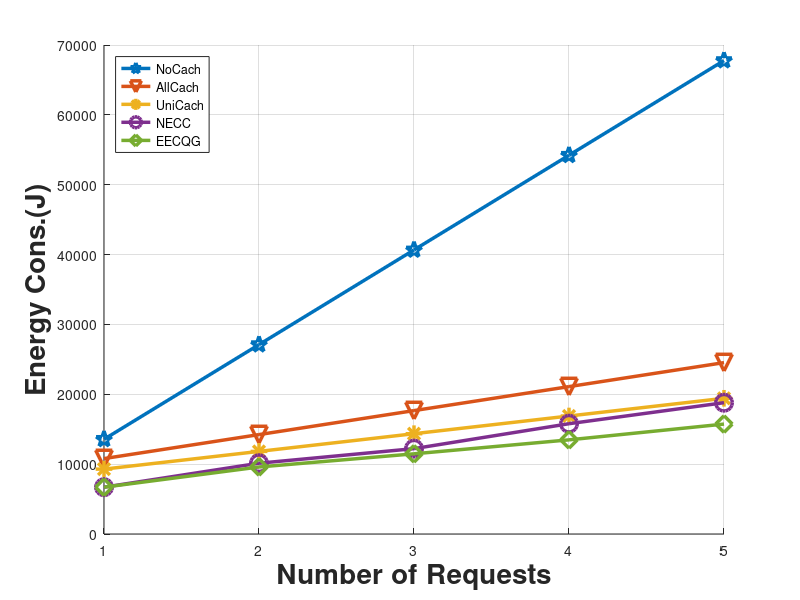

Write the MATLAB code that produced this figure. (Note: this script raises an error after producing the figure.)
close all;
clear;
clc;

No_Caching=[13554.91679,27109.83357,40664.75036,54219.66714,67774.58393;
 0.5,0.5,0.5,0.5,0.5;
 15,15,15,15,15];

All_Caching=[10796.48096,14230.39321,17664.30547,21098.21772,24532.12997;
 0.9,0.9,0.9,0.9,0.9;
 3.8,3.8,3.8,3.8,3.8];

Uni_Caching=[9288.478768,11822.66944,14356.86011,16891.05078,19425.24145;
0.9,0.9,0.864,0.782,0.745;
4.2,4.2,4.2,4.2,4.2];

NECC=[6700.357814,10133.07097,12219.53307,15788.24723,18795.2381;
0.9,0.9,0.9,0.88,0.865;
4.9,4.9,4.9,4.9,4.9];

EECQG=[6700.357814,9592.6858,11478.44821,13476.6368,15735.345;
0.9,0.9,0.9,0.9,0.9;
4.9,4.5,4.5,4.1,4.1  
];

ratio=[0.3986,0.3458,0.3103,0.3227,0.2937];

flow_plot=1:5;

line_width=2.5;
marker_size=12;
font_size=20;
figure(1);
hold on;
plot(flow_plot,No_Caching(1,:),'-p','LineWidth',line_width,'MarkerSize',marker_size);
plot(flow_plot,All_Caching(1,:),'-v','LineWidth',line_width,'MarkerSize',marker_size);
plot(flow_plot,Uni_Caching(1,:),'-*','LineWidth',line_width,'MarkerSize',marker_size);
plot(flow_plot,NECC(1,:),'-o','LineWidth',line_width,'MarkerSize',marker_size);
plot(flow_plot,EECQG(1,:),'-d','LineWidth',line_width,'MarkerSize',marker_size);
grid on;
xlabel('Number of Requests','FontSize',font_size,'FontWeight','bold');
ylabel('Energy Cons.(J)','FontSize',font_size,'FontWeight','bold');
lgd=legend({'NoCach','AllCach','UniCach','NECC','EECQG'},'Location','northwest');
lgd.FontSize=font_size;
hold off;
ax = gca;
ax.XTick = 1:5;
ax.XTickLabel = {'20','40','60','80','100'};
set(gca, 'FontSize', font_size);

figure(2);
hold on;
plot(flow_plot,EECQG(1,:),'-d','LineWidth',line_width,'MarkerSize',marker_size);
plot(flow_plot,EECQG(1,:).*ratio,'-s','LineWidth',line_width,'MarkerSize',marker_size);
plot(flow_plot,EECQG(1,:).*(1-ratio),'-h','LineWidth',line_width,'MarkerSize',marker_size);
grid on;
xlabel('Number of Requests','FontSize',font_size,'FontWeight','bold');
ylabel('Energy Cons.(J)','FontSize',font_size,'FontWeight','bold');
lgd=legend({'Overall','Caching','Trasmission'},'Location','north','NumColumns',3);
lgd.FontSize=font_size;
hold off;
ax = gca;
ax.XTick = 1:5;
ax.XTickLabel = {'20','40','60','80','100'};
set(gca, 'FontSize', font_size);

delay_satis=[No_Caching(2,:)',All_Caching(2,:)',Uni_Caching(2,:)',NECC(2,:)',EECQG(2,:)'];
figure(3);
bar(delay_satis,0.75);
xlabel('Number of Requests','FontSize',font_size,'FontWeight','bold');
ylabel('Satisfied Probability','FontSize',font_size,'FontWeight','bold');
ylim([0,1.05]);
set(gca,'xtick',1:5,'xticklabel',{'20','40','60','80','100'},'FontSize',font_size);
lgd=legend({'NoCach','AllCach','UniCach','NECC','EECQG'},'location','north','NumColumns',5);
lgd.FontSize=font_size;

figure(4);
hold on;
plot(flow_plot,log(No_Caching(3,:)),'-p','LineWidth',line_width,'MarkerSize',marker_size);
plot(flow_plot,log(All_Caching(3,:)),'-v','LineWidth',line_width,'MarkerSize',marker_size);
plot(flow_plot,log(Uni_Caching(3,:)),'-*','LineWidth',line_width,'MarkerSize',marker_size);
plot(flow_plot,log(NECC(3,:)),'-o','LineWidth',line_width,'MarkerSize',marker_size);
plot(flow_plot,log(EECQG(3,:)),'-d','LineWidth',line_width,'MarkerSize',marker_size);
grid on;
xlabel('Number of Requests','FontSize',font_size,'FontWeight','bold');
ylabel('ln(Avg. Hops)','FontSize',font_size,'FontWeight','bold');
lgd=legend({'NoCach','AllCach','UniCach','NECC','EECQG'},'Location','north','NumColumns',5);
lgd.FontSize=font_size;
hold off;
ax = gca;
ax.XTick = 1:5;
ax.XTickLabel = {'20','40','60','80','100'};
ylim([1.2,3]);
set(gca, 'FontSize', font_size);
